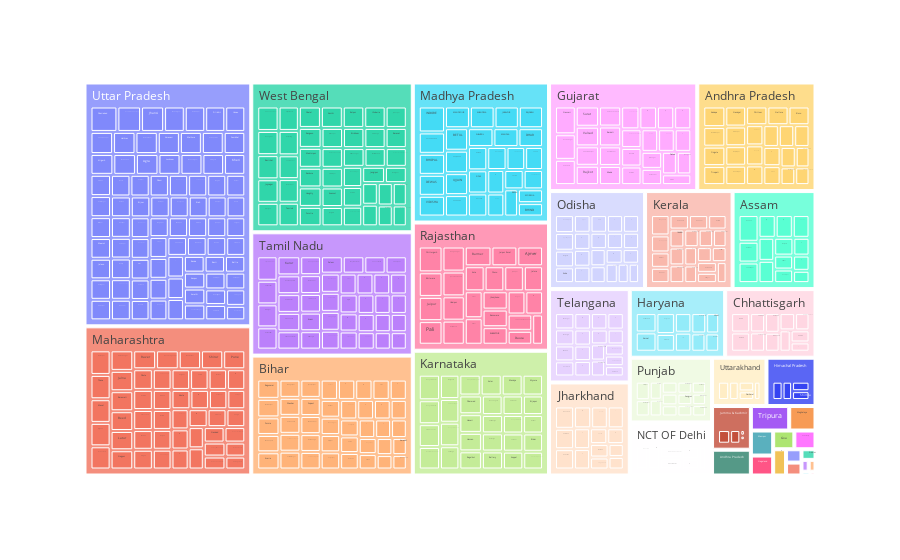

Notebook cell for this chart:
### Markdown cell above
#Tree map help
https://jingwen-z.github.io/data-viz-with-matplotlib-series5-treemap/#:~:text=Treemaps%20display%20hierarchical%20(tree%2Dstructured,specified%20dimension%20of%20the%20data.

https://plotly.com/python-api-reference/generated/plotly.express.treemap.html

### Code cell
fig = px.treemap(election_data, path=['State', 'Constituency', 'Party'], values='Votes')
fig.show()

### Figure 1 — Plotly figure (JSON) as saved in the notebook; plotly's stock layout.template omitted (floating-point values rounded to 4 significant figures; data arrays with more than 128 entries replaced by an {"elided": "..."} marker saying what was removed)
{"data": [{"branchvalues": "total", "domain": {"x": [0, 1], "y": [0, 1]}, "hovertemplate": "labels=%{label}<br>Votes=%{value}<br>parent=%{parent}<br>id=%{id}<extra></extra>", "ids": {"elided": "1121 str values"}, "labels": {"elided": "1121 str values"}, "name": "", "parents": {"elided": "1121 str values"}, "type": "treemap", "values": {"elided": "1121 int values"}}], "layout": {"legend": {"tracegroupgap": 0}, "margin": {"t": 60}}}
